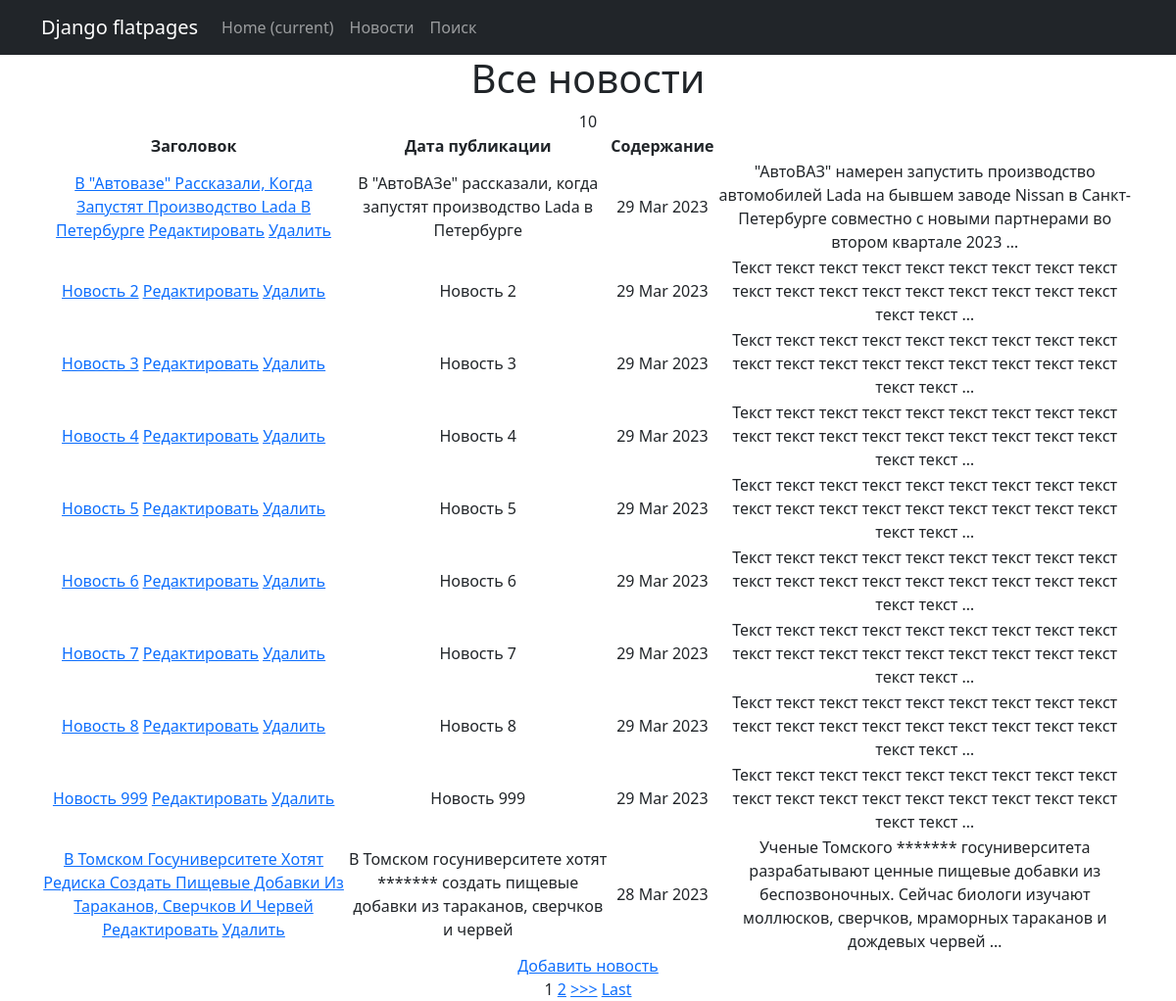
The page /news/ on the database as committed earlier.
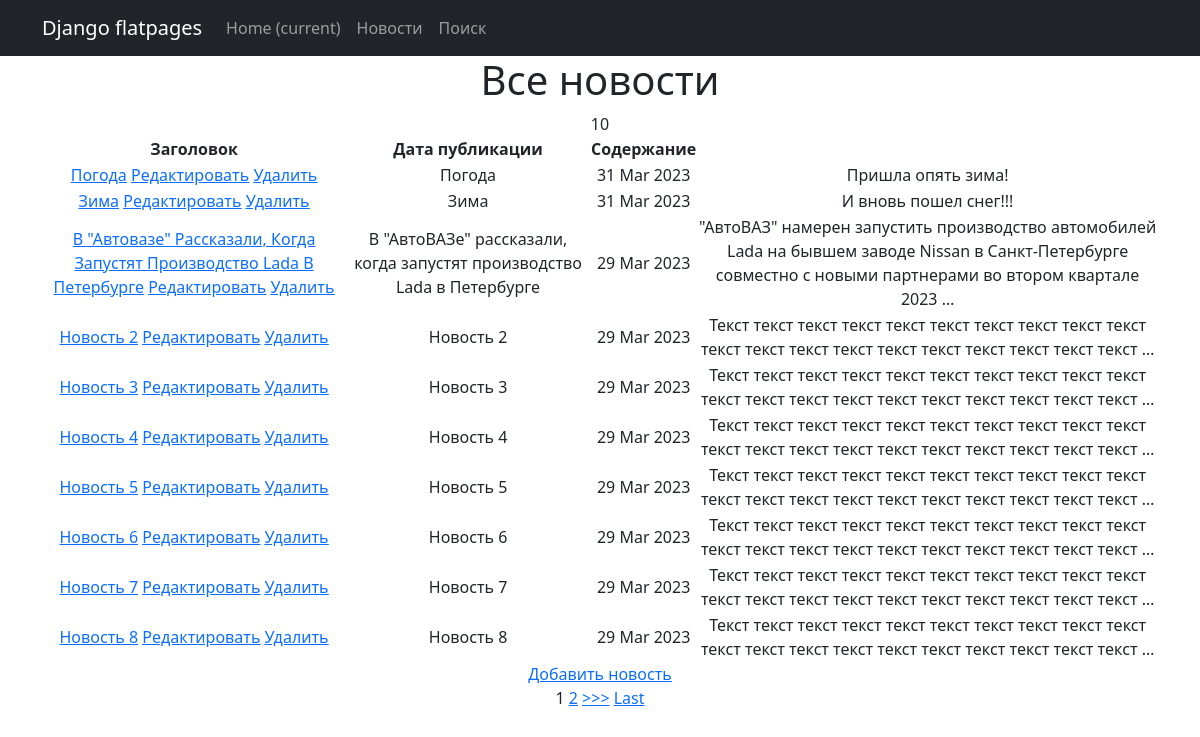
The same page on the database as committed later.
### news/models.py (models this page shows, shortened)
class Post(models.Model):
    article = 'ARTI'
    news = 'NEWS'
    POST_TYPE = [
        (article, 'Статья'),
        (news, 'Новость')
    ]
    author = models.ForeignKey(Author, on_delete=models.CASCADE)
    types = models.CharField(max_length=4, choices=POST_TYPE, default=news)
    data_create = models.DateField(auto_now_add=True)
    category = models.ManyToManyField(Category, through='PostCategory')
    title = models.CharField(max_length=255, blank=False)
    text = models.TextField(blank=False)
    post_rating = models.IntegerField(default=0)  # рейтинг статьи/новости

### news/views.py (the view)
# urls.py: path('', NewsListView.as_view()),
class NewsListView(ListView):
    queryset = Post.objects.filter(types='NEWS')
    template_name = 'news/news.html'
    context_object_name = 'news'
    ordering = '-data_create'
    paginate_by = 10

### news/templatetags/custom_filters.py (called while the page is built)
@register.filter()
def censor(value):
    if not isinstance(value, str):
        raise ValueError('Фильтр только для строк')
    words = value.split()
    for i, word in enumerate(words):
        if word.lower() in BED_WORDS:
            words[i] = '*' * len(word)
    return ' '.join(words)

### templates/news/news.html (shortened to what this page needs)
{% extends 'flatpages/base.html' %}
{% load custom_filters %}
{% block content %}
<h1>Все новости</h1>
    {{ news|length }}
    {% if news %}
        <table>
            <thead>
                <tr>
                    <th>Заголовок</th>
                    <th>Дата публикации</th>
                    <th>Содержание</th>
                </tr>
            </thead>
            {% for new in news %}
            <tr>
                <td>
                    <a href="{% url 'new' new.id %}">{{ new.title|title }}</a>
                    <a href="{% url 'new_edit' new.id %}"><u>Редактировать</u></a>
                    <a href="{% url 'new_delete' new.id %}"><u> Удалить </u></a>
                </td>
                <td>{{ new.title|censor }}</td>
                <td>{{ new.data_create|date:'d M Y' }}</td>
                <td>{{ new.text|censor|truncatewords:20 }}</td>
            </tr>
            {% endfor %}
        </table>
    {% else %}
        <h2>Товаров нет!</h2>
    {% endif %}
    <a href="{% url 'new_add' %}">Добавить новость</a> <br>
    {% include 'paginate.html' %}
{% endblock content %}

Rows that differ between the two databases and show on the page:
no longer on this page (row unchanged): Post: title "Новость 999", title|censor "Новость 999", data_create "29 Mar 2023", text|censor "Текст текст текст текст текст текст текст текст текст текст текст текст текст текст текст текст текст текст текст текст …"
no longer on this page (row unchanged): Post: title "В Томском Госуниверситете Хотят Редиска Создать Пищевые Добавки Из Тараканов, Сверчков И Червей", title|censor "В Томском госуниверситете хотят ******* создать пищевые добавки из тараканов, сверчков и червей", data_create "28 Mar 2023", text|censor "Ученые Томского ******* госуниверситета разрабатывают ценные пищевые добавки из беспозвоночных. Сейчас биологи изучают моллюсков, сверчков, мраморных тараканов и дождевых червей …"
added Post: title "Погода", title|censor "Погода", data_create "31 Mar 2023", text|censor "Пришла опять зима!"
added Post: title "Зима", title|censor "Зима", data_create "31 Mar 2023", text|censor "И вновь пошел снег!!!"
